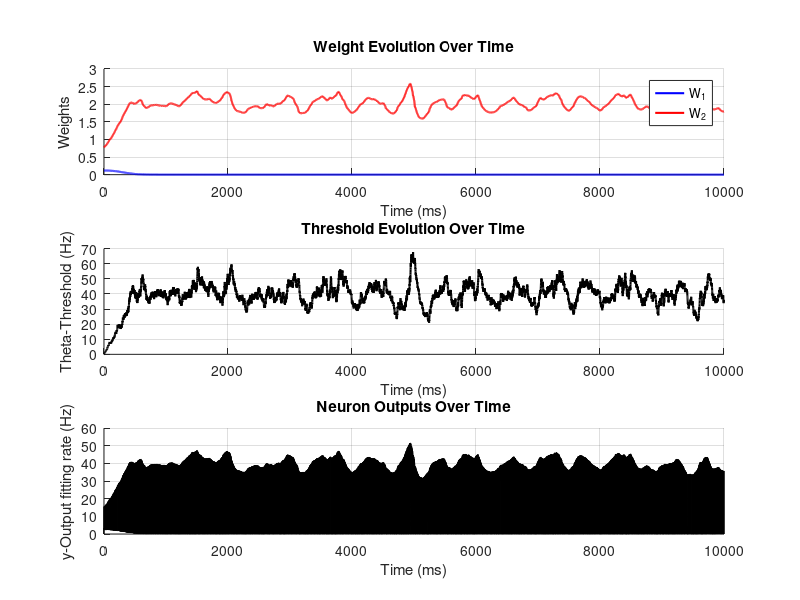

MATLAB code to generate this figure: (Note: this script raises an error after producing the figure.)
% The Bienenstock Cooper Munro (BCM) Rule
clear all
clc
close all

%% 3.1
rule = 'BCM'; % learning rule: 'BCM' or 'Hebbian'
% rule = 'Hebbian'; % Uncomment to use Hebbian learning rule

% Inputs
x1 = [20, 0]'; % firing rate in Hz
x2 = [0, 20]';

eta = 1e-6; % learning rate, in Hz
y0 = 20; % initial threshold in Hz
tau = 50; % time constant in ms

T= 1e4; % duration in ms
dt = 1; % time step in ms
t_all = 0:dt:T; % time vector in ms

% Preallocate weight matrix
W_all = rand(2, length(t_all)); % preallocate input vector
x_all = zeros(2, length(t_all)); % preallocate input vector
y_all = zeros(1, length(t_all)); % preallocate output vector
theta_all = zeros(1, length(t_all)); % preallocate threshold vector

% Initiate a random weight matrix
W0 = rand(2, 1);
% W0 = [.2,1;1,.7];
W_all(:, 1) = W0; % set the first weight matrix

for t = 1:length(t_all)-1

    % Decide the input pattern
    if rand <.5
        x_all(:, t) = x1;
    else
        x_all(:, t) = x2;
    end

    % Calculate the output of the neuron
    y_all(t+1) = W_all(:, t).' * x_all(:, t);

    % Update the weights according to a rule
    switch rule
        case 'BCM'
            % Calculate the threshold theta
            dtheta = (-theta_all(t) + y_all(t).^2 / y0)/tau;
            theta_all(t+1) = theta_all(t) + dtheta * dt; % update the threshold
            % BCM rule: the further output is from threshold, the larger the weight change
            dW = eta * (y_all(t+1) - theta_all(t+1)) * y_all(t+1) * x_all(:, t);  
        case 'Hebbian'
            % Hebbian rule
            dW = eta * y_all(t+1) * x_all(:, t);  % Hebbian rule, 2x1 * 1x2 = 2x2
        otherwise
            error('Unknown rule: %s', rule);
    end

    % Update the weights
    W_all(:, t+1) = W_all(:, t) + dt * dW;

    % Apply a lower bound to W
    W_all(W_all < 0) = 0;
end

%% 3.2  Plot the results
figure('Position', [0 0 1e3 1e3]);
% plot the weight evolution
subplot(3, 1, 1); hold on;grid on;
plot(t_all, squeeze(W_all(1, :)), 'b', 'LineWidth', 1.5);
plot(t_all, squeeze(W_all(2, :)), 'r', 'LineWidth', 1.5);
xlabel('Time (ms)');
ylabel('Weights');
title('Weight Evolution Over Time');
legend({'W_{1}', 'W_{2}'}, 'Location', 'Best');

% plot the threshold evolution
subplot(3, 1, 2); hold on;grid on;
plot(t_all, theta_all, 'k', 'LineWidth', 1.5);
xlabel('Time (ms)');
ylabel('Theta-Threshold (Hz)');
title('Threshold Evolution Over Time');

% plot the output evolution
subplot(3, 1, 3); hold on;grid on;
plot(t_all, y_all, 'k', 'LineWidth', 0.5);
xlabel('Time (ms)');
ylabel('y-Output fitting rate (Hz)');
title('Neuron Outputs Over Time');

% Add a super title
sgtitle(sprintf('Learning Rule: %s', rule), 'FontSize', 16, 'FontWeight', 'bold');

% Observations:
% 1. The weights evolve over time and gradually stabilize.
% 2. The threshold of two neurons diverged, evolved while fluctuating, and seems to enter a stable state.
% 3. The trend of the output follows the shape of the threshold


%% 3.3
% eta: the learning rate, in Hz; lower values (faster learning) lead to faster weight changes

% y0: is an initial guess of average of y output

% tau: bigger the tau, slower the threshold changes